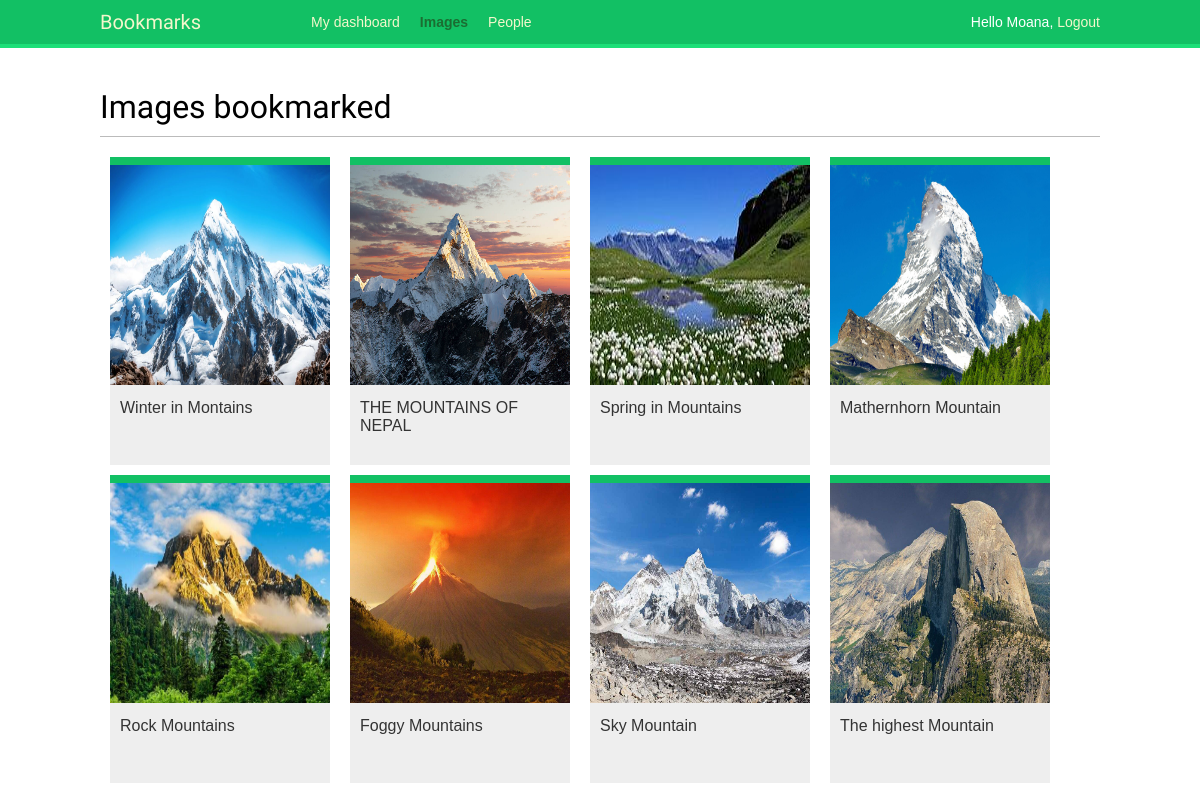
Page /images/ (signed in) on the committed database.
### images/models.py (models this page shows, shortened)
class Image(models.Model):
    user = models.ForeignKey(settings.AUTH_USER_MODEL,
    related_name='images_created', on_delete=models.CASCADE)
    title = models.CharField(max_length=200)
    slug = models.SlugField(max_length=200, blank=True)
    url = models.URLField()
    image = models.ImageField(upload_to='images/%Y/%m/%d/')
    description = models.TextField(blank=True)
    created = models.DateField(auto_now_add=True, db_index=True)
    users_like = models.ManyToManyField(settings.AUTH_USER_MODEL,
                                        related_name='images_liked',
                                        blank=True)
    total_likes = models.PositiveIntegerField(db_index=True, default=0)
    def get_absolute_url(self):
        return reverse('images:detail', args=[self.id, self.slug])

### images/views.py (the view)
# urls.py: path('', views.image_list, name='list'),
@login_required
def image_list(request):
    images = Image.objects.all()
    paginator = Paginator(images, 8)
    page = request.GET.get('page')
    try:
        images = paginator.page(page)
    except PageNotAnInteger:
        images = paginator.page(1)
    except EmptyPage:
        if request.is_ajax():
            return HttpResponse('')
        images = paginator.page(paginator.num_pages)
    if request.is_ajax():
        return render(request,
                      'images/image/list_ajax.html',
                      {'section': 'images', 'images': images})
    return render(request,
                  'images/image/list.html',
                   {'section': 'images', 'images': images})

### images/templates/images/image/list.html (shortened to what this page needs)
{% extends "base.html" %}
{% block content %}
  <h1>Images bookmarked</h1>
  <div id="image-list">
    {% include "images/image/list_ajax.html" %}
  </div>
{% endblock %}

### account/templates/base.html (shortened to what this page needs)
{% load static %}
<!DOCTYPE html>
<html>
<head>
  <link href="{% static 'css/base.css' %}" rel="stylesheet">
</head>
<body>
  <div id="header">
    <span class="logo">Bookmarks</span>
    {% if request.user.is_authenticated %}
      <ul class="menu">
        <li {% if section == "dashboard" %}class="selected"{% endif %}>
          <a href="{% url 'dashboard' %}">My dashboard</a>
        </li>
        <li {% if section == "images" %}class="selected"{% endif %}>
          <a href="{% url 'images:list' %}">Images</a>
        </li>
        <li {% if section == "people" %}class="selected"{% endif %}>
          <a href="{% url 'user_list' %}">People</a>
        </li>
      </ul>
    {% endif %}
    <span class="user">
      {% if request.user.is_authenticated %}
        Hello {{ request.user.first_name }},
        <a href="{% url 'logout' %}">Logout</a>
      {% else %}
        <a href="{% url 'login' %}">Log-in</a>
      {% endif %}
    </span>
  </div>
  <div id="content">
    {% block content %}
    {% endblock %}
  </div>
</body>
</html>

### images/templates/images/image/list_ajax.html
{% load thumbnail %}
{% for image in images %}
  <div class="image">
    <a href="{{ image.get_absolute_url }}">
      {% thumbnail image.image "300x300" crop="100%" as im %}
        <a href="{{ image.get_absolute_url }}">
          <img src="{{ im.url }}">
        </a>
      {% endthumbnail %}
    </a>
    <div class="info">
      <a href="{{ image.get_absolute_url }}" class="title">
        {{ image.title }}
      </a>
    </div>
  </div>
{% endfor %}

### account/static/css/base.css (style rules this page uses)
body { margin:0; padding:0; font-family:helvetica, sans-serif; }
a { color:#12c064; text-decoration:none; }
h1, h2, h3, h4, h5 , h6 { font-family: 'Muli', sans-serif; font-weight:normal; }
h1 { border-bottom:1px solid #bbb; padding:0 0 10px 0; margin:10px 0 20px 0; }
#header { padding:10px 100px; font-size:14px; background:#12c064; color:#fff; border-bottom:4px solid #1cdf78; overflow:auto; }
#header .logo { font-family: 'Muli', sans-serif; float:left; color:#f3f7cc; font-size:20px; margin-right:10%; }
#header ul.menu { list-style:none; float:left; margin:0; padding:0; }
#header ul.menu li { float:left; padding:4px 10px; }
#header ul.menu li.selected a, #header ul.menu li.selected a:hover { color:#1b6d32; font-weight:bold; }
#header a { color:#f3f7cc; }
#header .user { float:right; padding-top:4px; }
#content { padding:30px 100px; }
#image-list { overflow:auto; }
#image-list .image { float:left; width:220px; height:300px; margin:0 10px 10px 10px; border-top:8px solid #12c064; background:#eee; }
#image-list img { width:220px; height:220px; }
#image-list .info { padding:10px; }
#image-list .info a { color:#333; }

### rows in the picture
Image: shows a picture, title "Winter in Montains"
Image: shows a picture, title "THE MOUNTAINS OF NEPAL"
Image: shows a picture, title "Spring in Mountains"
Image: shows a picture, title "Mathernhorn Mountain"
Image: shows a picture, title "Rock Mountains"
Image: shows a picture, title "Foggy Mountains"
Image: shows a picture, title "Sky Mountain"
Image: shows a picture, title "The highest Mountain"

### other values in the picture
{{ request.user.first_name }} "Moana"
